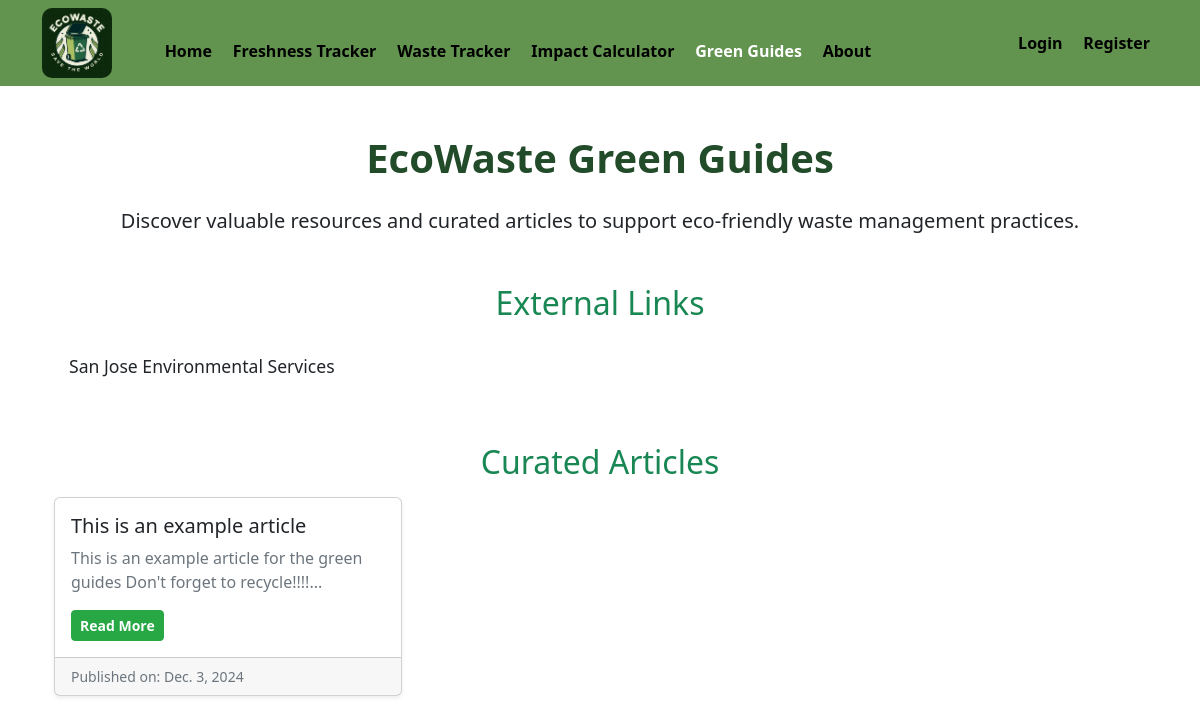
The page /green-guides/ on the database its author committed.
### ecowaste/models.py (models this page shows, shortened)
class Article(models.Model):
    title = models.CharField(max_length=200)
    content = models.TextField()
    date_published = models.DateField(auto_now_add=True)

### ecowaste/views.py (the view)
# urls.py: path('green-guides/', views.green_guides, name="ecowaste-green-guides"),
def green_guides(request):
    articles = Article.objects.all().order_by('-date_published')  # Fetch and order by date
    return render(request, "ecowaste/green-guides.html", {'articles': articles})

### ecowaste/templates/ecowaste/green-guides.html
{% extends 'ecowaste/base.html' %}
{% load static %}
{% block content %}
<div class="container my-5">
    <h1 class="page-title text-center mb-4">EcoWaste Green Guides</h1>
    <p class="lead text-center">Discover valuable resources and curated articles to support eco-friendly waste management practices.</p>
    <div class="mt-5">
        <h2 class="section-title text-success mb-3">External Links</h2>
        <div class="list-group">
            <a href="https://www.sanjoseca.gov/your-government/departments-offices/environmental-services" target="_blank" class="list-group-item list-group-item-action">
                San Jose Environmental Services
            </a>
        </div>
    </div>
    <div class="mt-5">
        <h2 class="section-title text-success mb-3">Curated Articles</h2>
        {% if articles %}
            <div class="row">
                {% for article in articles %}
                <div class="col-md-6 col-lg-4">
                    <div class="card mb-4 shadow-sm">
                        <div class="card-body">
                            <h5 class="card-title">
                                <a href="{% url 'article-detail' article.id %}" class="text-decoration-none text-dark">
                                    {{ article.title }}
                                </a>
                            </h5>
                            <p class="card-text text-muted">{{ article.content|slice:":150" }}...</p>
                            <a href="{% url 'article-detail' article.id %}" class="btn btn-success btn-sm">Read More</a>
                        </div>
                        <div class="card-footer text-muted small">
                            Published on: {{ article.date_published }}
                        </div>
                    </div>
                </div>
                {% endfor %}
            </div>
        {% else %}
            <p class="text-center text-muted">No articles available at the moment. Check back later!</p>
        {% endif %}
    </div>
</div>
{% endblock content %}

### ecowaste/static/styles.css (style rules this page uses)
.container h1 { font-weight: 800; color: #224b2a; }
.list-group-item { border: none; padding: 15px; font-size: 1.1em; }
.btn-success { background-color: #28a745; border-color: #28a745; font-weight: 600; }
a { padding: 0.3rem 0; }
h1, h2 { text-align: center; margin-bottom: 1rem; }

### rows shown on the page
Article: title "This is an example article", content "This is an example article for the green guides Don't forget to recycle!!!!", date_published "Dec. 3, 2024"
